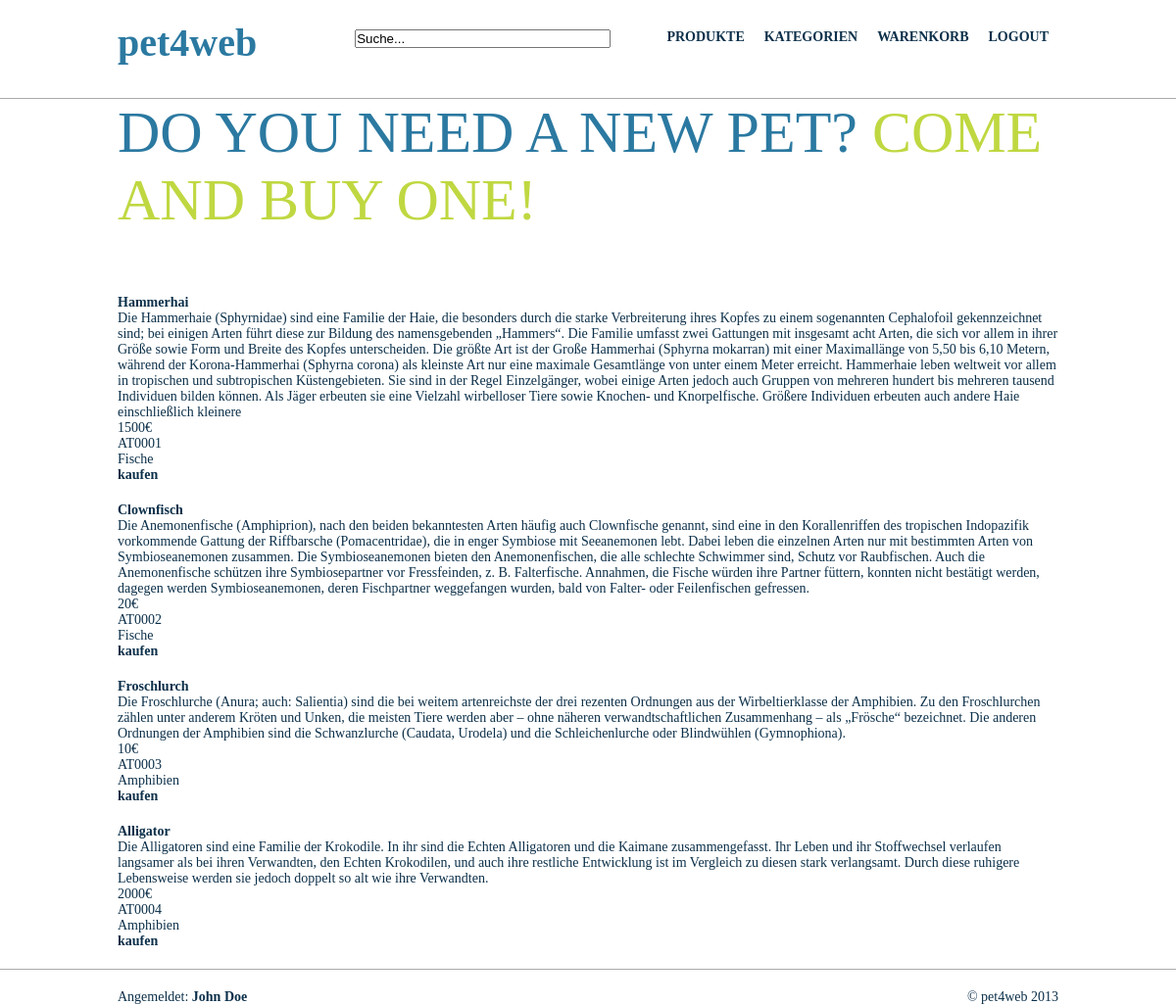
The page /index.php?section=product (signed in) on the database its author committed.
### tables this page shows
CREATE TABLE IF NOT EXISTS `product` (
  `ID` int(11) NOT NULL AUTO_INCREMENT,
  `name` varchar(50) NOT NULL,
  `description` varchar(1000) NOT NULL,
  `picture` blob,
  `price` double NOT NULL,
  `productcode` varchar(50) NOT NULL,
  `category_ID` int(11) NOT NULL,
  PRIMARY KEY (`ID`),
  KEY `category_ID` (`category_ID`)
);

CREATE TABLE IF NOT EXISTS `category` (
  `ID` int(11) NOT NULL AUTO_INCREMENT,
  `name` varchar(50) NOT NULL,
  `description` varchar(1000) NOT NULL,
  PRIMARY KEY (`ID`)
);

### util.php (called while the page is built, shortened)
<?php
function isUserLoggedIn()
{
    return isset($_SESSION['id']);
}
?>

### produkt.php (the view, shortened to what this page needs)
<?php
    require_once 'util.php';
    $connection = createDbConnection();
	if (!isset($_GET['id']))
	{
		if (!isset($_GET['catid']))
		{
			if(!isset($_GET['search']))
			{
				$sqlQuery ="SELECT product.ID, product.name, product.description, product.picture, product.price, product.productcode, category.name as cat_name FROM product ".
									"inner join category on product.category_id = category.id";
			} else
			{
				$sqlQuery = "SELECT product.ID, product.name, product.description, product.picture, product.price, product.productcode, category.name as cat_name FROM product ".
								"inner join category on product.category_id = category.id where UPPER(product.name) like UPPER('%".$_GET['search']."%')";
			}
		} else
		{
			$sqlQuery = "SELECT product.ID, product.name, product.description, product.picture, product.price, product.productcode, category.name as cat_name FROM product ".
								"inner join category on product.category_id = category.id where category_ID = ".$_GET['catid'];
		}
	} else
	{
		$sqlQuery = "SELECT product.ID, product.name, product.description, product.picture, product.price, product.productcode, category.name as cat_name FROM product ".
								"inner join category on product.category_id = category.id where product.ID = ".$_GET['id'];
	}
    $result = mysql_query($sqlQuery, $connection);
		while($row = mysql_fetch_array($result))
		{
			echo '<p id="product">';
			echo '<a href="index.php?section=product&id='.$row['ID'].'">'.$row['name'].'</a><br />';
			echo $row['description'].'<br />';
			echo $row['price'].'&euro;<br />';
			echo $row['productcode'].'<br />';
			echo $row['cat_name'].'<br />';
			if (isUserLoggedIn())
			{
				echo '<a href="index.php?section=cart&id='.$row['ID'].'">kaufen</a><br />';
			}
			echo '</p>';
		}
?>

### css/scr_style.css (style rules this page uses)
body { font-family: Verdana; font-size: 14px; color: #0C304A; background-color: #fff; }
a:link { text-decoration:none; font-weight:bold; color: #0C304A; }
#product { margin-bottom: 20px; }

### rows shown on the page
product: name "Hammerhai", description "Die Hammerhaie (Sphyrnidae) sind eine Familie der Haie, die besonders durch die starke Verbreiterung ihres Kopfes zu einem sogenannten Cephalofoil gekennzeichnet sind; bei einigen Arten führt diese zur Bildung des namensgebenden „Hammers“. Die Familie umfasst zwei Gattungen mit insgesamt acht Arten, die sich vor allem in ihrer Größe sowie Form und Breite des Kopfes unterscheiden. Die größte Art ist der Große Hammerhai (Sphyrna mokarran) mit einer Maximallänge von 5,50 bis 6,10 Metern, während der Korona-Hammerhai (Sphyrna corona) als kleinste Art nur eine maximale Gesamtlänge von unter einem Meter erreicht. Hammerhaie leben weltweit vor allem in tropischen und subtropischen Küstengebieten.…", price "1500", productcode "AT0001", category_ID.name "Fische"
product: name "Clownfisch", description "Die Anemonenfische (Amphiprion), nach den beiden bekanntesten Arten häufig auch Clownfische genannt, sind eine in den Korallenriffen des tropischen Indopazifik vorkommende Gattung der Riffbarsche (Pomacentridae), die in enger Symbiose mit Seeanemonen lebt. Dabei leben die einzelnen Arten nur mit bestimmten Arten von Symbioseanemonen zusammen. Die Symbioseanemonen bieten den Anemonenfischen, die alle schlechte Schwimmer sind, Schutz vor Raubfischen. Auch die Anemonenfische schützen ihre Symbiosepartner vor Fressfeinden, z. B. Falterfische. Annahmen, die Fische würden ihre Partner füttern, konnten nicht bestätigt werden, dagegen werden Symbioseanemonen, deren Fischpartner weggefangen wurden,…", price "20", productcode "AT0002", category_ID.name "Fische"
product: name "Froschlurch", description "Die Froschlurche (Anura; auch: Salientia) sind die bei weitem artenreichste der drei rezenten Ordnungen aus der Wirbeltierklasse der Amphibien. Zu den Froschlurchen zählen unter anderem Kröten und Unken, die meisten Tiere werden aber – ohne näheren verwandtschaftlichen Zusammenhang – als „Frösche“ bezeichnet. Die anderen Ordnungen der Amphibien sind die Schwanzlurche (Caudata, Urodela) und die Schleichenlurche oder Blindwühlen (Gymnophiona).", price "10", productcode "AT0003", category_ID.name "Amphibien"
product: name "Alligator", description "Die Alligatoren sind eine Familie der Krokodile. In ihr sind die Echten Alligatoren und die Kaimane zusammengefasst. Ihr Leben und ihr Stoffwechsel verlaufen langsamer als bei ihren Verwandten, den Echten Krokodilen, und auch ihre restliche Entwicklung ist im Vergleich zu diesen stark verlangsamt. Durch diese ruhigere Lebensweise werden sie jedoch doppelt so alt wie ihre Verwandten.", price "2000", productcode "AT0004", category_ID.name "Amphibien"

### other values the page prints
$_SESSION['firstname'] "John"
$_SESSION['lastname'] "Doe"
